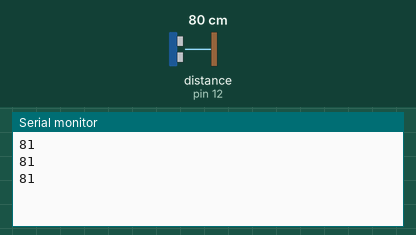
Simulated run of this sketch. Board: Arduino Uno, built with avr-gcc and run on an emulated ATmega328P. Shown: the last lines printed to the serial monitor. The test bench sets the inputs (shaded band); at power-on: distance to the obstacle (sensor on pin 12) 80 cm. The echo pulse lasts 58.3 µs per cm; the ROS host is connected and sends only what is stated.

Above: at 1.3 s.
1.4 s: distance to the obstacle (sensor on pin 12) set to 2 cm
At 1.9 s:
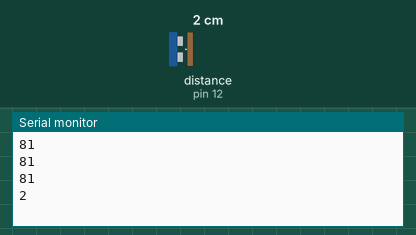
2.9 s: distance to the obstacle (sensor on pin 12) set to 4 cm
At 3.4 s:
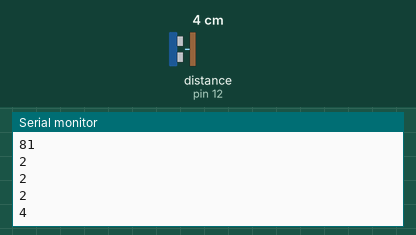
Timing chart, 0 to 5.9 s (numbered marks = the images above; inputs shaded):
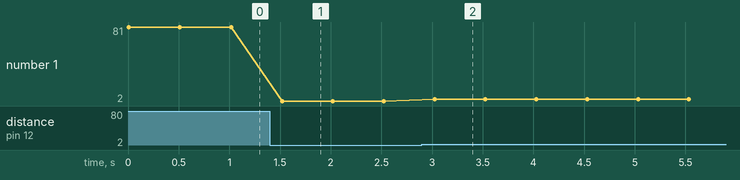

Measured:
- after the input at 1.4 s, the serial monitor: prints a new line after 0.12 s (image 1)
- after the input at 2.9 s, the serial monitor: prints a new line after 0.13 s (image 2)
- plotted number 1: 81 → 2 after the input at 1.4 s, 2 → 4 after the input at 2.9 s

The sketch:

ultrasonic_sensor.ino
```cpp
#include <NewPing.h> //Used with ultrasonic sensor to calculate the distance
#include <ros.h>     //ROS library
#include <ros/time.h>
#include <sensor_msgs/Range.h> //Used to advertise the output of a single ultrasonic sensor

//Ultrasonic sensor declaration
const int TriggerPin = 11;
const int EchoPin = 12;


NewPing sonar(TriggerPin, EchoPin, 100);


ros::NodeHandle nh; //create an object which represents the ROS node.


void sensor_msg_init(sensor_msgs::Range &range_name, char *frame_id_name)
{
  range_name.radiation_type = sensor_msgs::Range::ULTRASOUND;
  range_name.header.frame_id = frame_id_name;
  range_name.field_of_view = 0.26;
  range_name.min_range = 0.0;
  range_name.max_range = 2.0;
}

//Create three instances for range messages.

sensor_msgs::Range range_msg;


//Create publisher onjects for all sensors

ros::Publisher pub_range("/ultrasound_sensor", &range_msg);


void setup() {
  Serial.begin(9600);

  nh.initNode();

  nh.advertise(pub_range);

  sensor_msg_init(range_msg, "/ultrasound_sensor");
}

void loop() {
 int cm = sonar.ping_cm();
 Serial.println(cm);
 delay(250);
  range_msg.range = cm;

  range_msg.header.stamp = nh.now();

  pub_range.publish(&range_msg);

  nh.spinOnce();//Handle ROS events
  delay(250);
}
```
